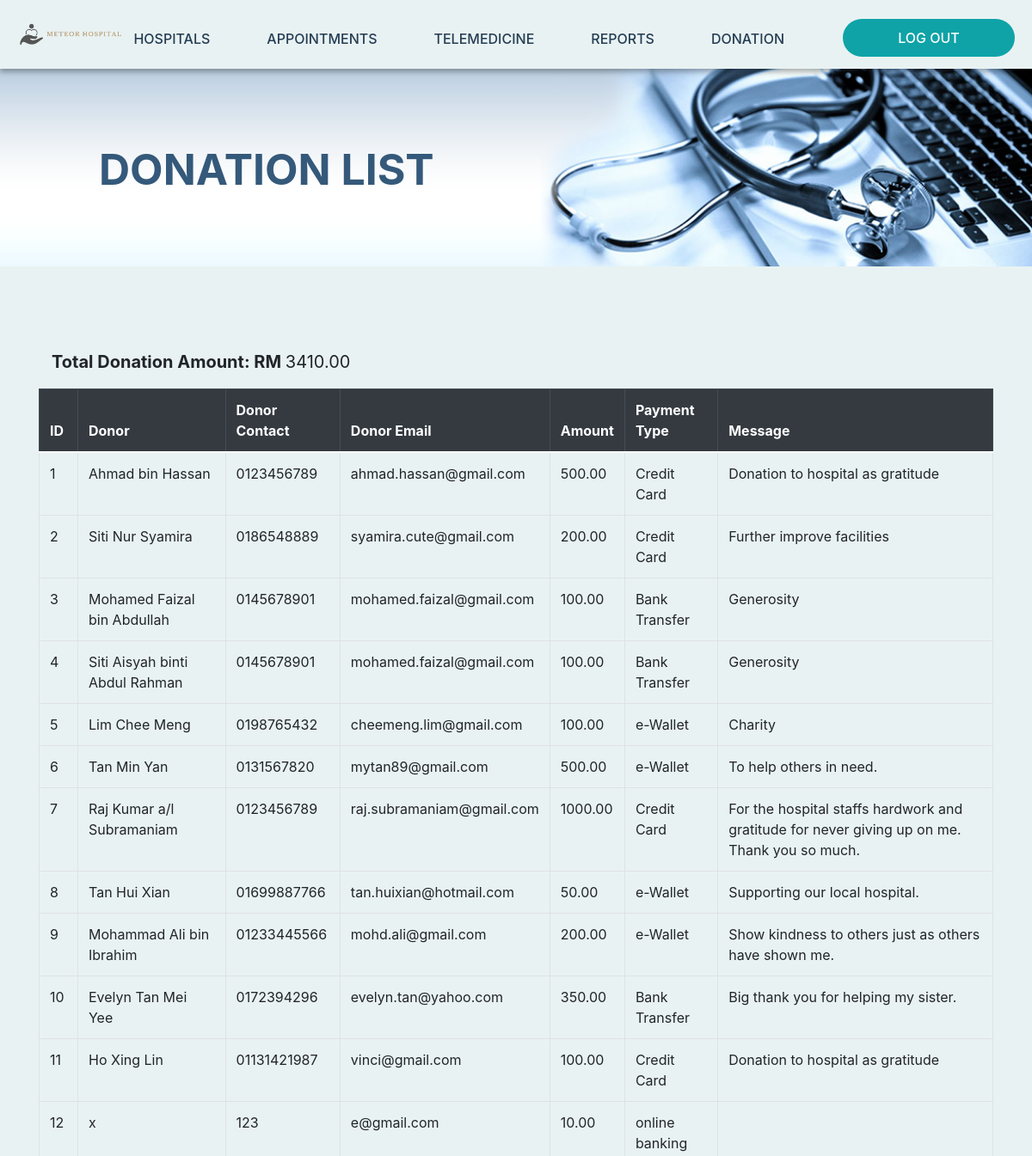
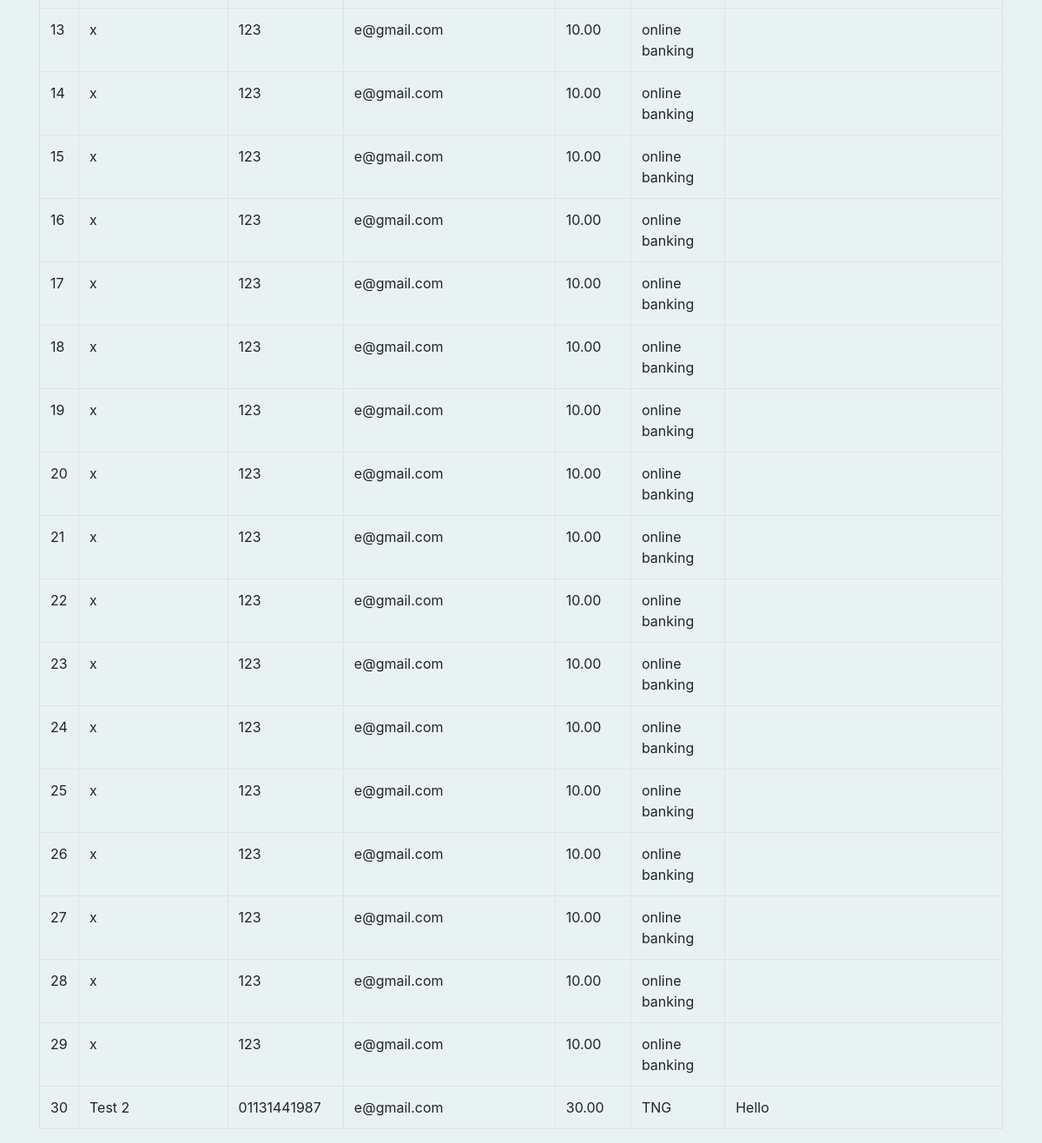
Screenshot of /donation_list.php with the database file from the repository (2 pictures, top to bottom).
### tables this page shows
CREATE TABLE `donations` (
  `donationID` int(11) NOT NULL COMMENT 'Donation ID',
  `donor` varchar(60) NOT NULL COMMENT 'Donor name',
  `donorContact` varchar(12) NOT NULL COMMENT 'Donor contact number',
  `donorEmail` varchar(50) NOT NULL COMMENT 'Donor email',
  `amount` decimal(10,2) NOT NULL COMMENT 'Amount of donation',
  `paymentType` varchar(30) NOT NULL COMMENT 'Payment type',
  `message` varchar(255) NOT NULL COMMENT 'Remarks'
);

### donation_list.php (the view)
<?php
include("connection.php");
include("header.php");
include("navigation-admin.php");
$total_donation_amount = 0;
$sum_query = "SELECT SUM(amount) AS total_amount FROM donations";
$sum_result = $mysqli->query($sum_query);
if ($sum_result && $sum_result->num_rows > 0) {
    $row = $sum_result->fetch_assoc();
    $total_donation_amount = $row['total_amount'];
}
?>
<div class="banner-appointment-list">
    <div class="col-md-8 intro">
        <div class="banner-text">
            <p class="page-title">DONATION LIST</p>
        </div>
    </div>
</div>
<div class="container mt-4">
        <br><br>
        <div class="container mt-4">
            <p style="font-size: 20px;"><b>Total Donation Amount: RM </b><?php echo $total_donation_amount; ?></p>
        </div>
        <table class="table table-bordered table-hover">
            <thead class="thead-dark">
                <tr>
                    <th>ID</th>
                    <th>Donor</th>
                    <th>Donor Contact</th>
                    <th>Donor Email</th>
                    <th>Amount</th>
                    <th>Payment Type</th>
                    <th>Message</th>
                </tr>
            </thead>
            <tbody>
                <?php
                $sql = "SELECT donationID, donor, donorContact, donorEmail, amount, paymentType, message FROM donations";
                $result = $mysqli->query($sql);
                if ($result) {
                    while ($row = $result->fetch_assoc()) {
                        echo '<tr>';
                        echo '<td>' . $row["donationID"] . '</td>';
                        echo '<td>' . $row["donor"] . '</td>';
                        echo '<td>' . $row["donorContact"] . '</td>';
                        echo '<td>' . $row["donorEmail"] . '</td>';
                        echo '<td>' . $row["amount"] . '</td>';
                        echo '<td>' . $row["paymentType"] . '</td>';
                        echo '<td>' . $row["message"] . '</td>';
                        echo '</tr>';
                    }
                }
                ?>
            </tbody>
        </table>
</div>

### index.css (style rules this page uses)
body { background-color: #e9f2f2; }
.banner-appointment-list { margin-left: auto; margin-right: auto; width: 100%; height: 230px; background-image: url("images/admin-appointment.png"); background-size: cover; background-position: center; }
.banner-text { width: 100%; padding-left: 100px; }
.page-title { font-size: 50px; font-weight: 700; color: #34597a; }

### main.css (style rules this page uses)
.intro { padding-top: 80px; }

### rows the page displays
donations: donationID "1", donor "Ahmad bin Hassan", donorContact "0123456789", donorEmail "ahmad.hassan@gmail.com", amount "500.00", paymentType "Credit Card", message "Donation to hospital as gratitude"
donations: donationID "2", donor "Siti Nur Syamira", donorContact "0186548889", donorEmail "syamira.cute@gmail.com", amount "200.00", paymentType "Credit Card", message "Further improve facilities"
donations: donationID "3", donor "Mohamed Faizal bin Abdullah", donorContact "0145678901", donorEmail "mohamed.faizal@gmail.com", amount "100.00", paymentType "Bank Transfer", message "Generosity"
donations: donationID "4", donor "Siti Aisyah binti Abdul Rahman", donorContact "0145678901", donorEmail "mohamed.faizal@gmail.com", amount "100.00", paymentType "Bank Transfer", message "Generosity"
donations: donationID "5", donor "Lim Chee Meng", donorContact "0198765432", donorEmail "cheemeng.lim@gmail.com", amount "100.00", paymentType "e-Wallet", message "Charity"
donations: donationID "6", donor "Tan Min Yan", donorContact "0131567820", donorEmail "mytan89@gmail.com", amount "500.00", paymentType "e-Wallet", message "To help others in need."
donations: donationID "7", donor "Raj Kumar a/l Subramaniam", donorContact "0123456789", donorEmail "raj.subramaniam@gmail.com", amount "1000.00", paymentType "Credit Card", message "For the hospital staffs hardwork and gratitude for never giving up on me. Thank you so much."
donations: donationID "8", donor "Tan Hui Xian", donorContact "01699887766", donorEmail "tan.huixian@hotmail.com", amount "50.00", paymentType "e-Wallet", message "Supporting our local hospital."
donations: donationID "9", donor "Mohammad Ali bin Ibrahim", donorContact "01233445566", donorEmail "mohd.ali@gmail.com", amount "200.00", paymentType "e-Wallet", message "Show kindness to others just as others have shown me."
donations: donationID "10", donor "Evelyn Tan Mei Yee", donorContact "0172394296", donorEmail "evelyn.tan@yahoo.com", amount "350.00", paymentType "Bank Transfer", message "Big thank you for helping my sister."
donations: donationID "11", donor "Ho Xing Lin", donorContact "01131421987", donorEmail "vinci@gmail.com", amount "100.00", paymentType "Credit Card", message "Donation to hospital as gratitude"
donations: donationID "12", donor "x", donorContact "123", donorEmail "e@gmail.com", amount "10.00", paymentType "online banking"
donations: donationID "13", donor "x", donorContact "123", donorEmail "e@gmail.com", amount "10.00", paymentType "online banking"
donations: donationID "14", donor "x", donorContact "123", donorEmail "e@gmail.com", amount "10.00", paymentType "online banking"
donations: donationID "15", donor "x", donorContact "123", donorEmail "e@gmail.com", amount "10.00", paymentType "online banking"
donations: donationID "16", donor "x", donorContact "123", donorEmail "e@gmail.com", amount "10.00", paymentType "online banking"
donations: donationID "17", donor "x", donorContact "123", donorEmail "e@gmail.com", amount "10.00", paymentType "online banking"
donations: donationID "18", donor "x", donorContact "123", donorEmail "e@gmail.com", amount "10.00", paymentType "online banking"
donations: donationID "19", donor "x", donorContact "123", donorEmail "e@gmail.com", amount "10.00", paymentType "online banking"
donations: donationID "20", donor "x", donorContact "123", donorEmail "e@gmail.com", amount "10.00", paymentType "online banking"
donations: donationID "21", donor "x", donorContact "123", donorEmail "e@gmail.com", amount "10.00", paymentType "online banking"
donations: donationID "22", donor "x", donorContact "123", donorEmail "e@gmail.com", amount "10.00", paymentType "online banking"
donations: donationID "23", donor "x", donorContact "123", donorEmail "e@gmail.com", amount "10.00", paymentType "online banking"
donations: donationID "24", donor "x", donorContact "123", donorEmail "e@gmail.com", amount "10.00", paymentType "online banking"
donations: donationID "25", donor "x", donorContact "123", donorEmail "e@gmail.com", amount "10.00", paymentType "online banking"
donations: donationID "26", donor "x", donorContact "123", donorEmail "e@gmail.com", amount "10.00", paymentType "online banking"
donations: donationID "27", donor "x", donorContact "123", donorEmail "e@gmail.com", amount "10.00", paymentType "online banking"
donations: donationID "28", donor "x", donorContact "123", donorEmail "e@gmail.com", amount "10.00", paymentType "online banking"
donations: donationID "29", donor "x", donorContact "123", donorEmail "e@gmail.com", amount "10.00", paymentType "online banking"
donations: donationID "30", donor "Test 2", donorContact "01131441987", donorEmail "e@gmail.com", amount "30.00", paymentType "TNG", message "Hello"

### other values shown
$total_donation_amount "3410.00"
